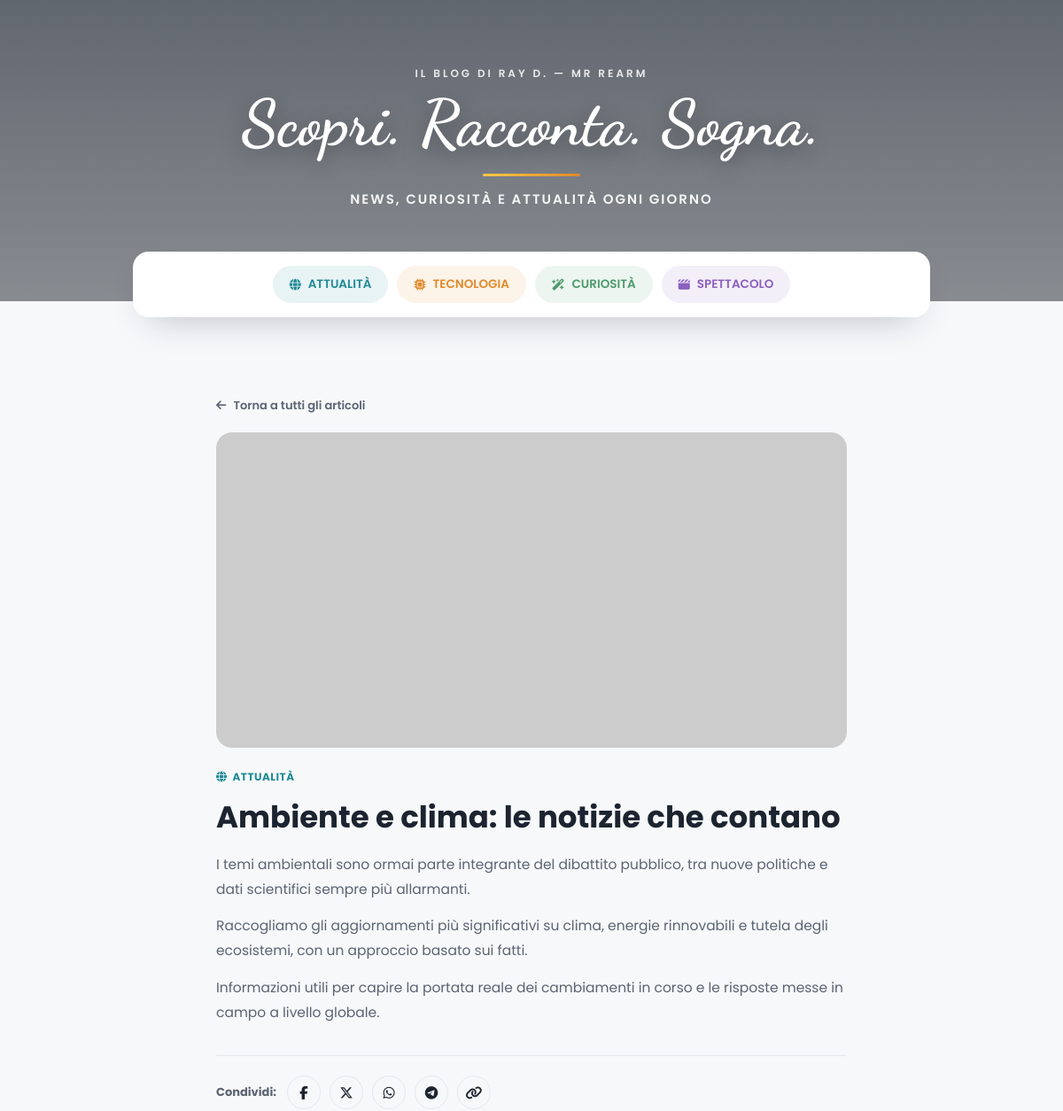
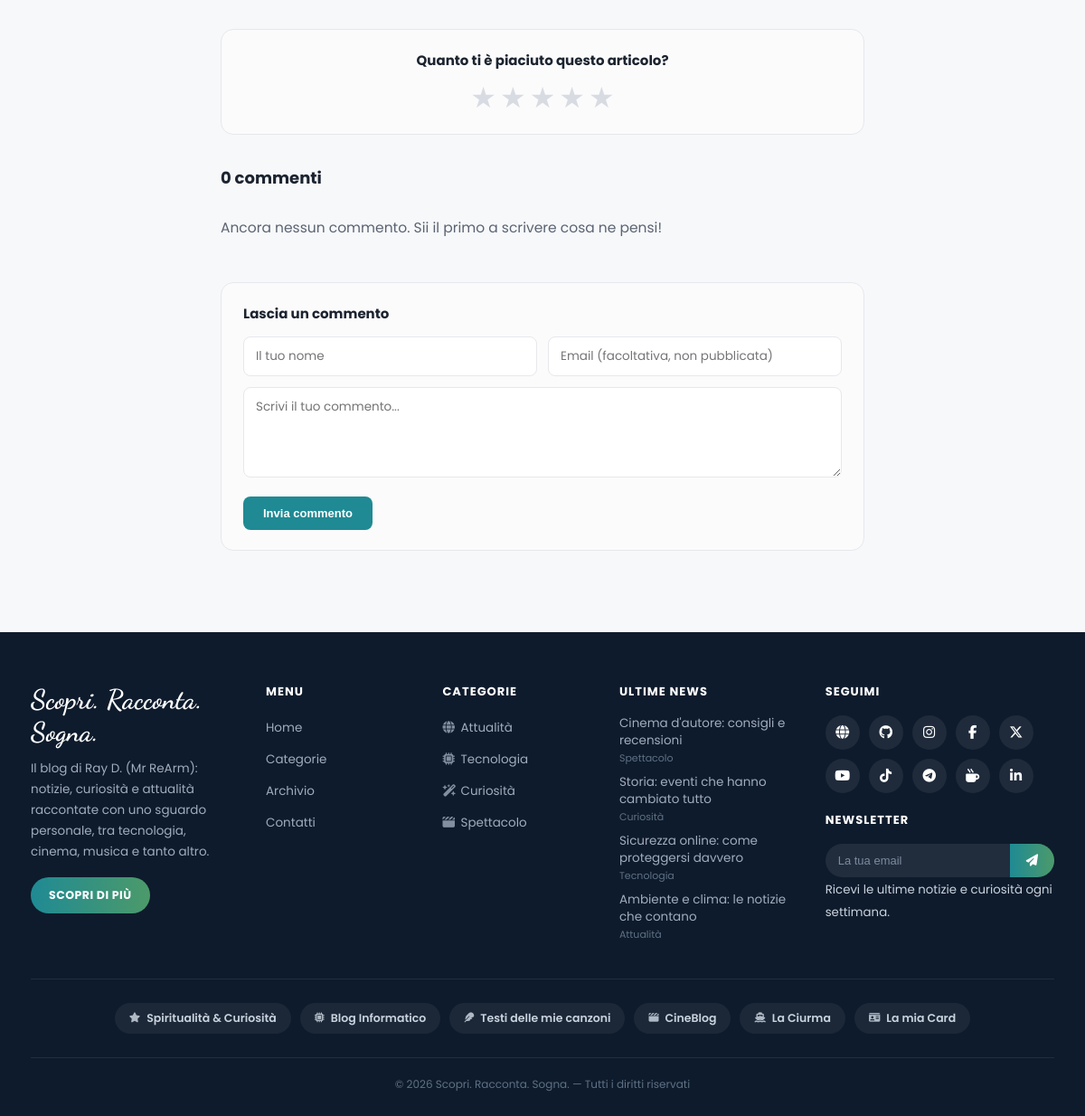
/article.php?id=13, run on the app's committed database (2 pictures, top to bottom).
### tables this page shows
CREATE TABLE IF NOT EXISTS categories (
  id INT AUTO_INCREMENT PRIMARY KEY,
  slug VARCHAR(40) NOT NULL UNIQUE,
  name VARCHAR(60) NOT NULL,
  color_hex VARCHAR(7) NOT NULL DEFAULT '#1f8a94',
  icon_class VARCHAR(60) NOT NULL DEFAULT 'fa-solid fa-globe',
  sort_order INT NOT NULL DEFAULT 0
);

CREATE TABLE IF NOT EXISTS article_categories (
  article_id INT NOT NULL,
  category_id INT NOT NULL,
  PRIMARY KEY (article_id, category_id),
  FOREIGN KEY (article_id) REFERENCES articles(id) ON DELETE CASCADE,
  FOREIGN KEY (category_id) REFERENCES categories(id) ON DELETE CASCADE
);

CREATE TABLE IF NOT EXISTS articles (
  id INT AUTO_INCREMENT PRIMARY KEY,
  category_id INT NOT NULL,
  title VARCHAR(200) NOT NULL,
  slug VARCHAR(220) NOT NULL UNIQUE,
  excerpt VARCHAR(300) DEFAULT NULL,
  content TEXT NOT NULL,
  image_url VARCHAR(400) NOT NULL,
  status ENUM('published','draft') NOT NULL DEFAULT 'published',
  published_at DATETIME DEFAULT CURRENT_TIMESTAMP,
  created_at DATETIME DEFAULT CURRENT_TIMESTAMP,
  updated_at DATETIME DEFAULT CURRENT_TIMESTAMP ON UPDATE CURRENT_TIMESTAMP,
  FOREIGN KEY (category_id) REFERENCES categories(id) ON DELETE CASCADE
);

### config.php (called while the page is built, shortened)
<?php
function h($str): string {
    return htmlspecialchars((string)$str, ENT_QUOTES, 'UTF-8');
}
function url(string $path = ''): string {
    return BASE_PATH . '/' . ltrim($path, '/');
}

### article.php (the view, shortened to what this page needs)
<?php
require __DIR__ . '/config.php';
require __DIR__ . '/functions.php';
$id = (int)($_GET['id'] ?? 0);
$article = $id ? get_article($pdo, $id) : null;
$pageTitle = $article['title'] . ' — ' . get_setting($pdo, 'site_title', '');
$articleCategories = get_article_categories($pdo, $id);
$ratingStats = get_rating_stats($pdo, $id);
$comments = get_comments($pdo, $id, true);
$hasVoted = isset($_COOKIE['voted_articles']) && in_array((string)$id, explode(',', $_COOKIE['voted_articles']), true);
$scheme = (!empty($_SERVER['HTTPS']) && $_SERVER['HTTPS'] !== 'off') ? 'https' : 'http';
$currentUrl = $scheme . '://' . ($_SERVER['HTTP_HOST'] ?? '') . url('article.php?id=' . $id);
$shareTitle = rawurlencode($article['title']);
$shareUrl = rawurlencode($currentUrl);
require __DIR__ . '/partials/header.php';
?>
<div class="article-page">
  <a class="article-back" href="<?= url('index.php') ?>"><i class="fa-solid fa-arrow-left"></i> Torna a tutti gli articoli</a>
  <div class="article-media">
    <img src="<?= h($article['image_url']) ?>" alt="<?= h($article['title']) ?>">
  </div>
  <div class="article-tags">
    <?php foreach ($articleCategories as $c): ?>
      <span class="article-tag" style="color:<?= h($c['color_hex']) ?>">
        <i class="<?= h($c['icon_class']) ?>"></i> <?= h($c['name']) ?>
      </span>
    <?php endforeach; ?>
  </div>
  <h1><?= h($article['title']) ?></h1>
  <?= render_content($article['content']) ?>
  <div class="share-row">
    <span class="share-label">Condividi:</span>
    <a href="https://www.facebook.com/sharer/sharer.php?u=<?= $shareUrl ?>" target="_blank" rel="noopener" title="Facebook"><i class="fa-brands fa-facebook-f"></i></a>
    <a href="https://twitter.com/intent/tweet?url=<?= $shareUrl ?>&text=<?= $shareTitle ?>" target="_blank" rel="noopener" title="X"><i class="fa-brands fa-x-twitter"></i></a>
    <a href="https://api.whatsapp.com/send?text=<?= $shareTitle ?>%20<?= $shareUrl ?>" target="_blank" rel="noopener" title="WhatsApp"><i class="fa-brands fa-whatsapp"></i></a>
    <a href="https://t.me/share/url?url=<?= $shareUrl ?>&text=<?= $shareTitle ?>" target="_blank" rel="noopener" title="Telegram"><i class="fa-brands fa-telegram"></i></a>
    <button type="button" class="share-copy" onclick="copyArticleLink(this)" title="Copia link"><i class="fa-solid fa-link"></i></button>
  </div>
  <div class="rating-box" id="voto">
    <h3>Quanto ti è piaciuto questo articolo?</h3>
    <?php if ($hasVoted): ?>
      <div class="rating-result">
        <?= render_stars_display($ratingStats['average']) ?>
        <span><?= $ratingStats['average'] ?> su 5 — <?= $ratingStats['count'] ?> <?= $ratingStats['count'] === 1 ? 'voto' : 'voti' ?> (hai già votato, grazie!)</span>
      </div>
    <?php else: ?>
      <form method="post" action="<?= url('rating-submit.php') ?>" class="star-rating">
        <input type="radio" id="star5" name="rating" value="5" onchange="this.form.submit()"><label for="star5" title="5 stelle">★</label>
        <input type="radio" id="star4" name="rating" value="4" onchange="this.form.submit()"><label for="star4" title="4 stelle">★</label>
        <input type="radio" id="star3" name="rating" value="3" onchange="this.form.submit()"><label for="star3" title="3 stelle">★</label>
        <input type="radio" id="star2" name="rating" value="2" onchange="this.form.submit()"><label for="star2" title="2 stelle">★</label>
        <input type="radio" id="star1" name="rating" value="1" onchange="this.form.submit()"><label for="star1" title="1 stella">★</label>
      </form>
    <?php endif; ?>
  </div>
  <div class="comments-section" id="commenti">
    <h3><?= count($comments) ?> <?= count($comments) === 1 ? 'commento' : 'commenti' ?></h3>
    <?php if (!$comments): ?>
      <p class="no-comments">Ancora nessun commento. Sii il primo a scrivere cosa ne pensi!</p>
    <?php endif; ?>
    <div id="scrivi-commento" class="comment-form-box">
      <h4>Lascia un commento</h4>
      <form method="post" action="<?= url('comment-submit.php') ?>">
        <div class="comment-form-row">
          <input type="text" name="author_name" placeholder="Il tuo nome" maxlength="100" required>
          <input type="email" name="author_email" placeholder="Email (facoltativa, non pubblicata)">
        </div>
        <textarea name="body" placeholder="Scrivi il tuo commento..." maxlength="2000" required></textarea>
        <button type="submit" class="btn-comment-submit">Invia commento</button>
      </form>
    </div>
  </div>
</div>
<?php require __DIR__ . '/partials/footer.php'; ?>

### partials/header.php (shortened to what this page needs)
<?php
$siteTitle   = get_setting($pdo, 'site_title', 'Scopri. Racconta. Sogna.');
$siteTagline = get_setting($pdo, 'site_tagline', 'News, curiosità e attualità ogni giorno');
$siteEyebrow = get_setting($pdo, 'site_eyebrow', 'Il blog di Ray D. — Mr ReArm');
$heroImage   = get_setting($pdo, 'hero_image', 'https://picsum.photos/seed/newsdesk/1600/700');
$categories  = get_categories($pdo);
?>
<!DOCTYPE html>
<html lang="it">
<head>
<link rel="stylesheet" href="https://cdnjs.cloudflare.com/ajax/libs/font-awesome/6.5.1/css/all.min.css">
<link rel="stylesheet" href="<?= url('assets/style.css') ?>">
</head>
<body>
<header class="hero" style="background: linear-gradient(180deg, rgba(10,20,35,.55), rgba(10,20,35,.35)), url('<?= h($heroImage) ?>') center/cover no-repeat;">
  <div>
    <div class="hero-eyebrow"><?= h($siteEyebrow) ?></div>
    <h1 onclick="window.location.href='<?= url('index.php') ?>'"><?= h($siteTitle) ?></h1>
    <div class="swoosh"></div>
    <p class="sub"><?= h($siteTagline) ?></p>
  </div>
</header>
<div class="wrap">
  <nav class="cat-nav">
    <?php foreach ($categories as $cat): ?>
      <div class="cat-pill" data-cat="<?= h($cat['slug']) ?>" onclick="filterCategory('<?= h($cat['slug']) ?>')"
           style="color:<?= h($cat['color_hex']) ?>; background:<?= h($cat['color_hex']) ?>1a;">
        <i class="<?= h($cat['icon_class']) ?>"></i> <?= upper(h($cat['name'])) ?>
      </div>
    <?php endforeach; ?>
  </nav>
</div>

### functions.php (shortened to what this page needs)
<?php
function get_categories($pdo): array {
    static $cache = null;
    if ($cache === null) {
        $cache = $pdo->query('SELECT * FROM categories ORDER BY sort_order ASC')->fetchAll();
    }
    return $cache;
}
function get_articles($pdo, ?string $catSlug = null, bool $onlyPublished = true): array {
    $sql = 'SELECT a.*, c.slug AS cat_slug, c.name AS cat_name, c.color_hex, c.icon_class
            FROM articles a JOIN categories c ON a.category_id = c.id';
    $where = [];
    $params = [];
    if ($onlyPublished) { $where[] = "a.status = 'published'"; }
    if ($where) { $sql .= ' WHERE ' . implode(' AND ', $where); }
    $sql .= ' ORDER BY a.published_at DESC, a.id DESC';
    $stmt = $pdo->prepare($sql);
    $stmt->execute($params);
    return $stmt->fetchAll();
}
function get_categories_for_articles($pdo, array $articleIds): array {
    $placeholders = implode(',', array_fill(0, count($articleIds), '?'));
    $stmt = $pdo->prepare("SELECT ac.article_id, c.id, c.slug, c.name, c.color_hex, c.icon_class
                            FROM article_categories ac
                            JOIN categories c ON ac.category_id = c.id
                            WHERE ac.article_id IN ($placeholders)
                            ORDER BY c.sort_order ASC");
    $stmt->execute($articleIds);
    $map = [];
    foreach ($stmt->fetchAll() as $row) {
        $map[(int)$row['article_id']][] = $row;
    }
    return $map;
}
function get_article_categories($pdo, int $articleId): array {
    $map = get_categories_for_articles($pdo, [$articleId]);
    return $map[$articleId] ?? [];
}
function get_comments($pdo, int $articleId, bool $onlyApproved = true): array {
    $sql = 'SELECT * FROM comments WHERE article_id = ?';
    $params = [$articleId];
    if ($onlyApproved) { $sql .= " AND status = 'approved'"; }
    $sql .= ' ORDER BY created_at ASC';
    $stmt = $pdo->prepare($sql);
    $stmt->execute($params);
    return $stmt->fetchAll();
}
function get_article($pdo, int $id): ?array {
    $stmt = $pdo->prepare('SELECT a.*, c.slug AS cat_slug, c.name AS cat_name, c.color_hex, c.icon_class
                            FROM articles a JOIN categories c ON a.category_id = c.id
                            WHERE a.id = ?');
    $stmt->execute([$id]);
    $row = $stmt->fetch();
    return $row ?: null;
}
function get_setting($pdo, string $key, string $default = ''): string {
    static $cache = null;
    if ($cache === null) {
        $cache = [];
        foreach ($pdo->query('SELECT setting_key, setting_value FROM settings') as $row) {
            $cache[$row['setting_key']] = $row['setting_value'];
        }
    }
    return $cache[$key] ?? $default;
}
function parse_project_link(string $raw): array {
    $parts = explode('|', $raw, 3);
    return [
        'url'   => $parts[0] ?? '#',
        'label' => $parts[1] ?? '',
        'icon'  => $parts[2] ?? 'fa-solid fa-link',
    ];
}
function render_content(string $text): string {
    $paragraphs = preg_split('/\r?\n\r?\n/', trim($text));
    $html = '';
    $sizeMap = [
        'piccolo' => '0.85em',
        'normale' => '1em',
        'grande'  => '1.3em',
        'enorme'  => '1.6em',
    ];
    foreach ($paragraphs as $p) {
        $p = trim($p);
        $safe = nl2br(h($p));
        $safe = preg_replace('/\*\*(.+?)\*\*/s', '<strong>$1</strong>', $safe);
        $safe = preg_replace('/\*(.+?)\*/s', '<em>$1</em>', $safe);
        $safe = preg_replace('/\+\+(.+?)\+\+/s', '<u>$1</u>', $safe);
        $safe = preg_replace('/~~(.+?)~~/s', '<del>$1</del>', $safe);
        $safe = preg_replace_callback('/\[size=(piccolo|normale|grande|enorme)\](.+?)\[\/size\]/s',
            function ($m) use ($sizeMap) {
                return '<span style="font-size:' . $sizeMap[$m[1]] . '">' . $m[2] . '</span>';
            }, $safe);
        $safe = preg_replace(
            '/\[([^\]]+)\]\s*\((https?:\/\/[^\s)]+)\)/',
            '<a href="$2" target="_blank" rel="noopener">$1</a>',
            $safe
        );
        $html .= '<p>' . $safe . '</p>';
    }
    return $html;
}
function upper(string $text): string {
    return function_exists('mb_strtoupper') ? mb_strtoupper($text, 'UTF-8') : strtoupper($text);
}

### partials/footer.php (shortened to what this page needs)
<?php
$footerBio  = get_setting($pdo, 'footer_bio', '');
$categories = get_categories($pdo);
$latest     = get_articles($pdo, null, true);
$latest     = array_slice($latest, 0, 4);
$socials = [
    'sito'      => ['icon' => 'fa-solid fa-globe',      'label' => 'Sito'],
    'github'    => ['icon' => 'fa-brands fa-github',     'label' => 'GitHub'],
    'instagram' => ['icon' => 'fa-brands fa-instagram',  'label' => 'Instagram'],
    'facebook'  => ['icon' => 'fa-brands fa-facebook-f', 'label' => 'Facebook'],
    'x'         => ['icon' => 'fa-brands fa-x-twitter',  'label' => 'X'],
    'youtube'   => ['icon' => 'fa-brands fa-youtube',    'label' => 'YouTube'],
    'tiktok'    => ['icon' => 'fa-brands fa-tiktok',     'label' => 'TikTok'],
    'telegram'  => ['icon' => 'fa-brands fa-telegram',   'label' => 'Telegram'],
    'kofi'      => ['icon' => 'fa-solid fa-mug-hot',     'label' => 'Ko-fi'],
    'linkedin'  => ['icon' => 'fa-brands fa-linkedin-in','label' => 'LinkedIn'],
];
$projectKeys = ['project_spiritualita', 'project_tech', 'project_canzoni', 'project_cineblog', 'project_laciurma', 'project_card'];
$subscribed = isset($_GET['subscribed']);
$subError   = isset($_GET['sub_error']);
?>
<footer>
  <div class="wrap">
    <div class="footer-grid">
      <div class="f-brand">
        <h2><?= h(get_setting($pdo, 'site_title', 'Scopri. Racconta. Sogna.')) ?></h2>
        <p><?= h($footerBio) ?></p>
        <a href="<?= url('index.php') ?>" class="f-cta">Scopri di più</a>
      </div>
      <div>
        <h4>Menu</h4>
        <ul>
          <li><a href="<?= url('index.php') ?>">Home</a></li>
          <li><a href="<?= url('index.php') ?>#grid">Categorie</a></li>
          <li><a href="<?= url('index.php') ?>#grid">Archivio</a></li>
          <li><a href="mailto:info@mrrearm.it">Contatti</a></li>
        </ul>
      </div>
      <div>
        <h4>Categorie</h4>
        <ul>
          <?php foreach ($categories as $cat): ?>
            <li><a href="<?= url('index.php?cat=' . urlencode($cat['slug'])) ?>"><i class="<?= h($cat['icon_class']) ?>"></i><?= h($cat['name']) ?></a></li>
          <?php endforeach; ?>
        </ul>
      </div>
      <div>
        <h4>Ultime news</h4>
        <ul class="f-news">
          <?php foreach ($latest as $art): ?>
            <li><a href="<?= url('article.php?id=' . (int)$art['id']) ?>"><?= h($art['title']) ?><span class="f-date"><?= h($art['cat_name']) ?></span></a></li>
          <?php endforeach; ?>
        </ul>
      </div>
      <div>
        <h4>Seguimi</h4>
        <div class="f-social-row">
          <?php foreach ($socials as $key => $meta):
            $link = get_setting($pdo, 'social_' . $key, '');
            if (!$link) continue; ?>
            <a href="<?= h($link) ?>" target="_blank" rel="noopener" title="<?= h($meta['label']) ?>"><i class="<?= h($meta['icon']) ?>"></i></a>
          <?php endforeach; ?>
        </div>
        <h4>Newsletter</h4>
        <div class="f-newsletter">
          <form action="<?= url('newsletter.php') ?>" method="post">
            <input type="email" name="email" placeholder="La tua email" required>
            <button type="submit"><i class="fa-solid fa-paper-plane"></i></button>
          </form>
        </div>
        <?php if ($subscribed): ?>
          <small class="ok">Iscrizione avvenuta ✓</small>
        <?php elseif ($subError): ?>
          <small>Email non valida o già iscritta.</small>
        <?php else: ?>
          <small>Ricevi le ultime notizie e curiosità ogni settimana.</small>
        <?php endif; ?>
      </div>
    </div>
    <div class="f-projects">
      <?php foreach ($projectKeys as $key):
        $raw = get_setting($pdo, $key, '');
        $p = parse_project_link($raw); ?>
        <a href="<?= h($p['url']) ?>" target="_blank" rel="noopener"><i class="<?= h($p['icon']) ?>"></i><?= h($p['label']) ?></a>
      <?php endforeach; ?>
    </div>
    <div class="f-bottom">&copy; <?= date('Y') ?> <?= h(get_setting($pdo, 'site_title', 'Scopri. Racconta. Sogna.')) ?> — Tutti i diritti riservati</div>
  </div>
</footer>
</body>
</html>

### data on the page
categories: name "ATTUALITÀ", name "Attualità"
categories: name "TECNOLOGIA", name "Tecnologia"
categories: name "CURIOSITÀ", name "Curiosità"
categories: name "SPETTACOLO", name "Spettacolo"
article_categories: category.name "ATTUALITÀ"
articles: title "Ambiente e clima: le notizie che contano", content "I temi ambientali sono ormai parte integrante del dibattito pubblico, tra nuove politiche e dati scientifici sempre più allarmanti.", content "Raccogliamo gli aggiornamenti più significativi su clima, energie rinnovabili e tutela degli ecosistemi, con un approccio basato sui fatti.", content "Informazioni utili per capire la portata reale dei cambiamenti in corso e le risposte messe in campo a livello globale.", category.name "Attualità"
articles: title "Cinema d'autore: consigli e recensioni", category.name "Spettacolo"
articles: title "Storia: eventi che hanno cambiato tutto", category.name "Curiosità"
articles: title "Sicurezza online: come proteggersi davvero", category.name "Tecnologia"

### other printed values
$siteEyebrow "IL BLOG DI RAY D. — MR REARM"
$siteTitle "Scopri. Racconta. Sogna."
$siteTagline "NEWS, CURIOSITÀ E ATTUALITÀ OGNI GIORNO"
count($comments) "0"
get_setting($pdo, 'site_title', 'Scopri. Racconta. Sogna.') "Scopri. Racconta. Sogna."
$footerBio "Il blog di Ray D. (Mr ReArm): notizie, curiosità e attualità raccontate con uno sguardo personale, tra tecnologia, cinema, musica e tanto altro."
$p['label'] "Spiritualità & Curiosità"
$p['label'] "Blog Informatico"
$p['label'] "Testi delle mie canzoni"
$p['label'] "CineBlog"
$p['label'] "La Ciurma"
$p['label'] "La mia Card"
